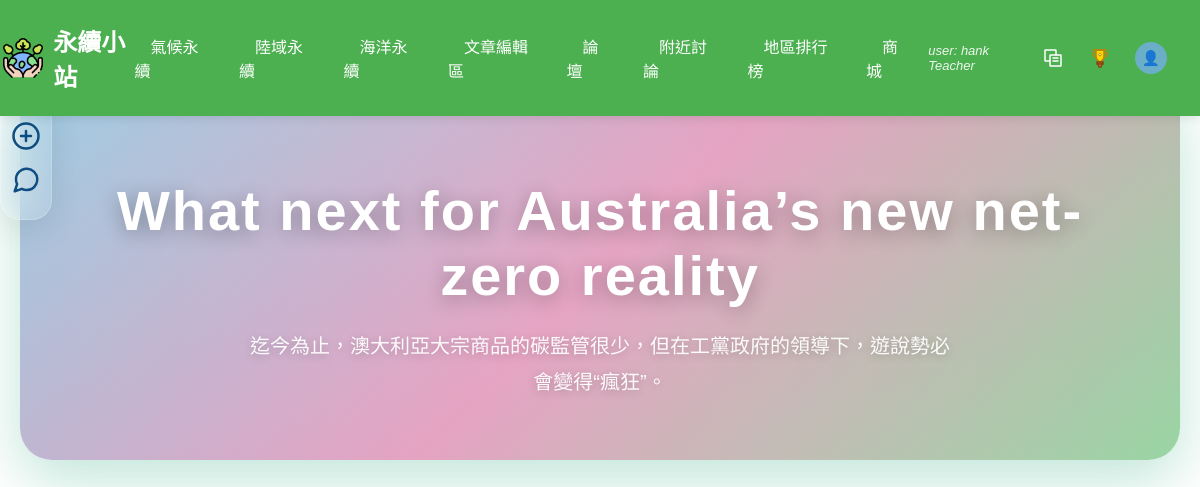
/php/article.php?id=28 (signed in), run on the app's committed database.
### tables this page shows
CREATE TABLE `article` (
  `ArticleID` int(11) NOT NULL COMMENT '文章編號 (PK)',
  `Title` varchar(100) NOT NULL COMMENT '標題',
  `Category` varchar(50) NOT NULL COMMENT '分類',
  `ImageURL` varchar(255) DEFAULT NULL COMMENT '圖片網址',
  `Description` text DEFAULT NULL COMMENT '簡介',
  `ArticleURL` varchar(255) NOT NULL COMMENT '文章網址',
  `UserID` int(11) NOT NULL,
  `Content` longtext DEFAULT NULL COMMENT '文章內容',
  `created_at` timestamp NOT NULL DEFAULT current_timestamp(),
  `teacher_summary` longtext DEFAULT NULL COMMENT '老師重點整理'
);

### php/article.php (the view, shortened to what this page needs)
<!DOCTYPE html>
<html lang="zh-TW">
<head>
    <link rel="stylesheet" href="../css/1.css">
    <link rel="stylesheet" href="../css/nav3.css">
    <link rel="stylesheet" href="../css/article.css">
</head>
<body>
    <div class="floating-shapes">
    </div>
    <header>
        <?php include "nav.php"; ?>
    </header>
    <nav class="sidebar">
        <ul class="sidebar-links">
            <?php if (isset($_SESSION['login_session']) && $_SESSION['login_session'] === true): ?>
                <?php if ($_SESSION['role'] === 'Teacher'): ?>
                    <?php
                    $articleID = intval($_GET['id']);
                    ?>
                    <li><a href="deepseek-test.php?article_id=<?= $articleID; ?>"><img src="../img/new-quiz.svg" alt="新增測驗" title="新增測驗"></a></li>
                    <li><a href="luntan.php?article_id=<?= $articleID; ?>"><img src="../img/share.svg" alt="貼文區" title="貼文區"></a></li>
                <?php elseif ($_SESSION['role'] === 'Student'): ?>
                    <li><a href="quiz.php?article_id=<?= $_GET['id']; ?>"><img src="../img/quiz.svg" alt="測驗" title="測驗"></a></li>
                    <li><a href="luntan.php?article_id=<?= $_GET['id']; ?>"><img src="../img/share.svg" alt="貼文區" title="貼文區"></a></li>
                <?php endif; ?>
            <?php endif; ?>
        </ul>
    </nav>
    <div class="content">
        <?php
        if (isset($_GET['id'])) {
            $id = intval($_GET['id']);
            $stmt = $conn->prepare("SELECT a.Title, a.Description, a.teacher_summary, a.ArticleURL, a.UserID, u.Username, u.AvatarURL
                                   FROM article a
                                   LEFT JOIN user u ON a.UserID = u.UserID
                                   WHERE a.ArticleID = ?");
            $stmt->bind_param("i", $id);
            $stmt->execute();
            $result = $stmt->get_result();
            if ($row = $result->fetch_assoc()) {
                echo '<div class="article-header">';
                echo '<h1 class="article-title">' . htmlspecialchars($row['Title']) . '</h1>';
                echo '<p class="article-description">' . nl2br(htmlspecialchars($row['Description'])) . '</p>';
                echo '</div>';
            } else {
                echo '<div class="article-ai-section">';
                echo '<p style="text-align: center; color: #666;">找不到該文章</p>';
                echo '</div>';
            }
        } else {
            echo '<div class="article-ai-section">';
            echo '<p style="text-align: center; color: #666;">請選擇要查看的文章</p>';
            echo '</div>';
        }
        ?>
    </div>
</body>
</html>

### css/1.css (style rules this page uses)
body { margin: 0; padding: 0; font-family: Arial, sans-serif; background-color: #f5f5f5; }
.sidebar { position: fixed; top: 100px; left: 0; background-color: rgba(163, 209, 255, 0.4); padding: 10px; border-radius: 0 8px 8px 0; border: 2px solid #a3d1ff; border-left: none; box-shadow: 2px 2px 5px rgba(0, 0, 0, 0.2); z-index: 1000; }
.sidebar-links { list-style: none; padding: 0; margin: 0; }
.sidebar-links li { margin: 10px 0; }
.sidebar-links a { text-decoration: none; display: block; }
.sidebar-links img { height: 30px; width: auto; transition: opacity 0.3s; }
.content { margin: 150px 20px 20px 60px; padding: 20px; background-color: white; min-height: 500px; border-radius: 8px; box-shadow: 0 2px 5px rgba(0, 0, 0, 0.1); }
.content::before { content: ""; display: block; height: 60px; }

### css/nav3.css (style rules this page uses)
body, html { margin: 0; padding: 0; height: 100%; }

### css/article.css (style rules this page uses)
body { background: #f4f8fb; font-family: 'Noto Sans TC', 'Microsoft JhengHei', Arial, sans-serif; color: #222; margin: 0; padding: 0; }
.article-header { background: linear-gradient(135deg, #f28b8b 0%, #D0E7D2 100%); padding: 48px 36px 28px 36px; border-radius: 0 0 28px 28px; box-shadow: 0 6px 24px rgba(21, 101, 192, 0.18); margin-bottom: 40px; text-align: center; }
.article-title { font-size: 2.4rem; font-weight: 700; color: #fff; margin-bottom: 12px; letter-spacing: 1px; text-align: center; }
.article-description { font-size: 1.15rem; color: #fff; margin: 0 auto 8px auto; max-width: 700px; line-height: 1.7; text-align: center; }

### php/article.php (style rules this page uses)
* { box-sizing: border-box; }
body { background: linear-gradient(135deg, #f0f4f1 0%, #dfeeea 50%, #cde2d6 100%); min-height: 100vh; font-family: 'Noto Sans TC', 'Microsoft JhengHei', Arial, sans-serif; color: #4a4a4a; position: relative; overflow-x: hidden; }
body::before { content: ''; position: fixed; top: 0; left: 0; width: 100%; height: 100%; pointer-events: none; z-index: 0; }
.content { position: relative; z-index: 2; max-width: 1200px; margin: 0 auto; padding: 20px; margin-left: auto; margin-right: auto; }
.article-header { background: linear-gradient(135deg,rgb(149, 202, 225) 0%,rgb(227, 155, 189) 50%,rgb(145, 210, 156) 100%); padding: 60px 40px 40px 40px; border-radius: 32px; box-shadow: 0 20px 60px rgba(5, 150, 105, 0.25), 0 0 0 1px rgba(255, 255, 255, 0.1); margin-bottom: 40px; text-align: center; position: relative; overflow: hidden; backdrop-filter: blur(10px); animation: float 6s ease-in-out infinite; }
.article-header::before { content: ''; position: absolute; top: -50%; left: -50%; width: 200%; height: 200%; background: linear-gradient(45deg, transparent, rgba(255, 255, 255, 0.1), transparent); animation: shimmer 3s linear infinite; }
.article-title { font-size: clamp(2rem, 5vw, 3.5rem); font-weight: 700; color: #fff; margin-bottom: 20px; letter-spacing: 2px; text-align: center; position: relative; z-index: 2; text-shadow: 0 4px 20px rgba(0, 0, 0, 0.3); animation: glow 2s ease-in-out infinite alternate; }
.article-description { font-size: 1.25rem; color: rgba(255, 255, 255, 0.95); margin: 0 auto 20px auto; max-width: 700px; line-height: 1.8; text-align: center; position: relative; z-index: 2; font-weight: 300; text-shadow: 0 2px 10px rgba(0, 0, 0, 0.2); }
.floating-shapes { position: fixed; top: 0; left: 0; width: 100%; height: 100%; pointer-events: none; z-index: 1; }
.sidebar { background: rgba(255, 255, 255, 0.1); backdrop-filter: blur(20px); border-radius: 20px; box-shadow: 0 8px 32px rgba(0, 0, 0, 0.1); border: 1px solid rgba(255, 255, 255, 0.2); }
.sidebar-links a { transition: all 0.3s ease; border-radius: 12px; }

### data on the page
article: Title "What next for Australia’s new net-zero reality", Description "迄今為止，澳大利亞大宗商品的碳監管很少，但在工黨政府的領導下，遊說勢必會變得“瘋狂”。"

### other printed values
$_SESSION['username'] "hank"
$_SESSION['role'] "Teacher"
